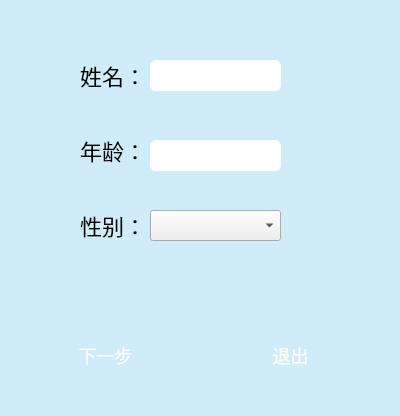
<?xml version="1.0" encoding="UTF-8"?>
<ui version="4.0">
 <class>BaseInfoDialog</class>
 <widget class="QDialog" name="BaseInfoDialog">
  <property name="geometry">
   <rect>
    <x>0</x>
    <y>0</y>
    <width>400</width>
    <height>416</height>
   </rect>
  </property>
  <property name="windowTitle">
   <string>Dialog</string>
  </property>
  <property name="styleSheet">
   <string notr="true">QDialog{
background-color: rgb(207, 236, 248);
}
QLineEdit{
padding:5px;	
font-family: &quot;苹方 中等&quot;;
	font-size: 12px;
	color: #686868;
border-radius: 6px;
	
	border-image: url(:/image/loadafter/buchong/shexingkuang.png);}
QLabel
{font-family: &quot;苹方 中等&quot;;
	font-size: 22px;
}
QPushButton{
border-image: url(:/image/loadafter/1/xiayibuweixuanzhong.png);
border-radius: 22px;
color: #ffffff;
font-family: &quot;苹方 粗体&quot;;
	font-size: 18px;}
QPushButton:focus,QPushButton:hover{
border-image: url(:/image/loadafter/tab/2/组25.png);
}
	
QPushButton:pressed{
url(:/image/loadafter/1/xiayibuanzhong.png)
}
</string>
  </property>
  <widget class="QLabel" name="label">
   <property name="geometry">
    <rect>
     <x>80</x>
     <y>60</y>
     <width>81</width>
     <height>31</height>
    </rect>
   </property>
   <property name="text">
    <string>姓名：</string>
   </property>
  </widget>
  <widget class="QLabel" name="label_2">
   <property name="geometry">
    <rect>
     <x>80</x>
     <y>130</y>
     <width>71</width>
     <height>41</height>
    </rect>
   </property>
   <property name="text">
    <string>年龄：</string>
   </property>
  </widget>
  <widget class="QLabel" name="label_3">
   <property name="geometry">
    <rect>
     <x>80</x>
     <y>210</y>
     <width>61</width>
     <height>31</height>
    </rect>
   </property>
   <property name="text">
    <string>性别：</string>
   </property>
  </widget>
  <widget class="QComboBox" name="comboBox">
   <property name="geometry">
    <rect>
     <x>150</x>
     <y>210</y>
     <width>131</width>
     <height>31</height>
    </rect>
   </property>
   <property name="styleSheet">
    <string notr="true">font-family: &quot;苹方 中等&quot;;
	font-size: 22px;</string>
   </property>
   <item>
    <property name="text">
     <string/>
    </property>
   </item>
   <item>
    <property name="text">
     <string>男</string>
    </property>
   </item>
   <item>
    <property name="text">
     <string>女</string>
    </property>
   </item>
  </widget>
  <widget class="QLineEdit" name="lineEdit">
   <property name="geometry">
    <rect>
     <x>150</x>
     <y>60</y>
     <width>131</width>
     <height>31</height>
    </rect>
   </property>
  </widget>
  <widget class="QLineEdit" name="lineEdit_2">
   <property name="geometry">
    <rect>
     <x>150</x>
     <y>140</y>
     <width>131</width>
     <height>31</height>
    </rect>
   </property>
  </widget>
  <widget class="QPushButton" name="pushButton_next">
   <property name="geometry">
    <rect>
     <x>40</x>
     <y>330</y>
     <width>131</width>
     <height>51</height>
    </rect>
   </property>
   <property name="text">
    <string>下一步</string>
   </property>
  </widget>
  <widget class="QPushButton" name="pushButton_2">
   <property name="geometry">
    <rect>
     <x>230</x>
     <y>330</y>
     <width>121</width>
     <height>51</height>
    </rect>
   </property>
   <property name="text">
    <string>退出</string>
   </property>
  </widget>
 </widget>
 <resources/>
 <connections/>
</ui>
